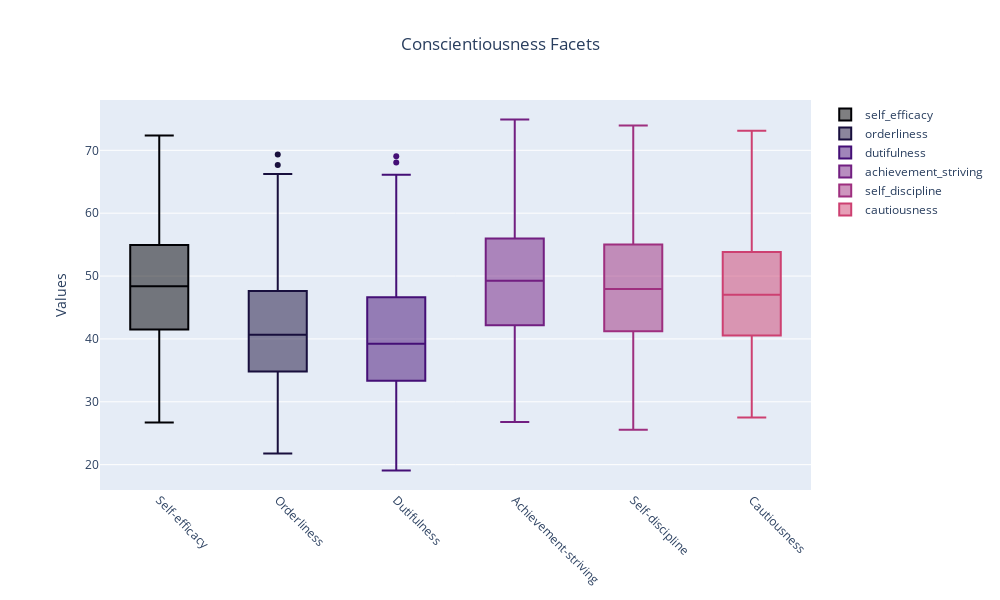

This figure's notebook cell:
### Markdown cell above
## 2. Big-Five Conscientiousness & Facets 🧑🔬

### Code cell
conscientiousness_facets = [
    "self_efficacy",
    "orderliness",
    "dutifulness",
    "achievement_striving",
    "self_discipline",
    "cautiousness",
]

title = [x.replace("_", "-").capitalize() for x in conscientiousness_facets]

U.plot_eda_boxplot(
    df=df,
    targets=conscientiousness_facets,
    ticktext=title,
    title="Conscientiousness Facets",
    color=3,
)
